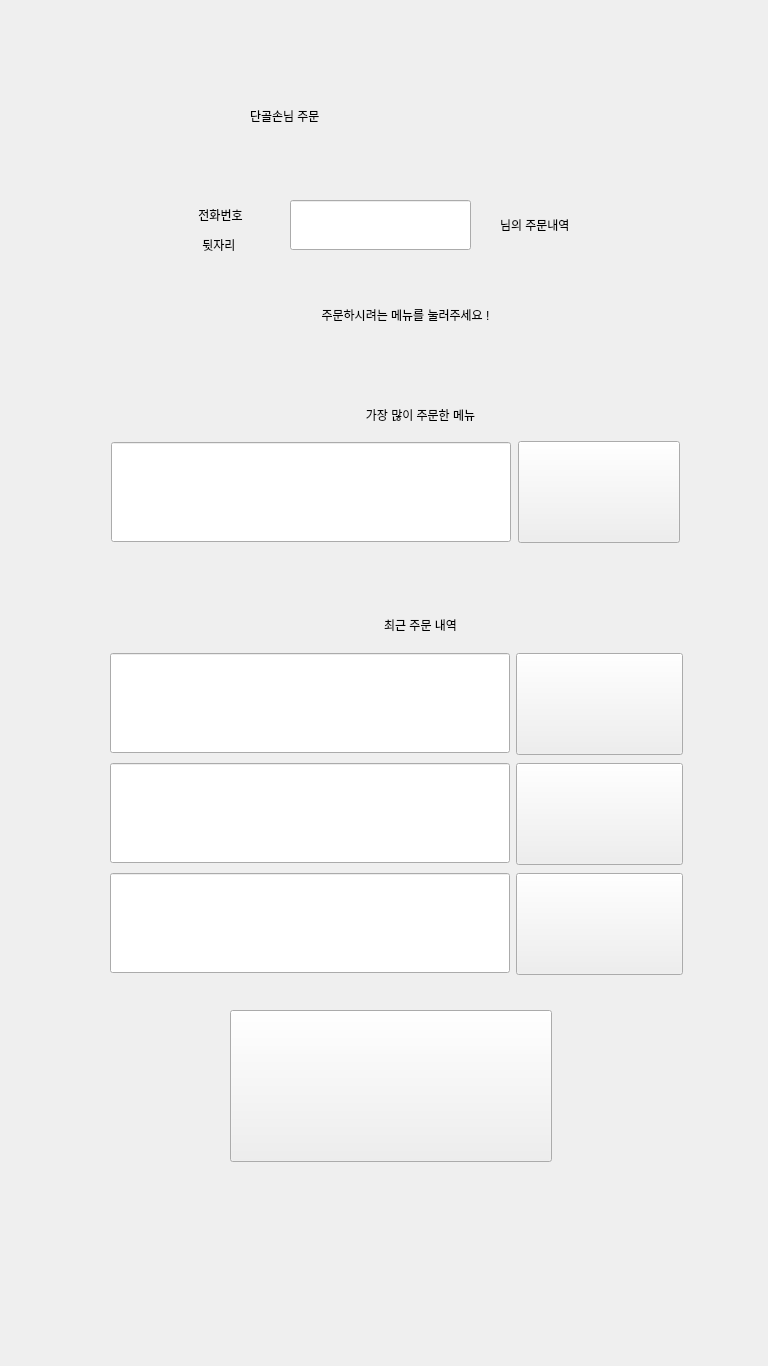
<?xml version="1.0" encoding="UTF-8"?>
<ui version="4.0">
 <class>Form</class>
 <widget class="QWidget" name="Form">
  <property name="geometry">
   <rect>
    <x>0</x>
    <y>0</y>
    <width>768</width>
    <height>1366</height>
   </rect>
  </property>
  <property name="minimumSize">
   <size>
    <width>768</width>
    <height>1366</height>
   </size>
  </property>
  <property name="maximumSize">
   <size>
    <width>768</width>
    <height>1366</height>
   </size>
  </property>
  <property name="windowTitle">
   <string>Form</string>
  </property>
  <property name="styleSheet">
   <string notr="true"/>
  </property>
  <widget class="QLabel" name="rec_label">
   <property name="geometry">
    <rect>
     <x>250</x>
     <y>90</y>
     <width>291</width>
     <height>51</height>
    </rect>
   </property>
   <property name="styleSheet">
    <string notr="true">font: 26pt &quot;Agency FB&quot;;
font: 81 38pt &quot;나눔스퀘어&quot;;</string>
   </property>
   <property name="text">
    <string>단골손님 주문</string>
   </property>
  </widget>
  <widget class="QLabel" name="rec_label_2">
   <property name="geometry">
    <rect>
     <x>170</x>
     <y>200</y>
     <width>101</width>
     <height>60</height>
    </rect>
   </property>
   <property name="minimumSize">
    <size>
     <width>0</width>
     <height>60</height>
    </size>
   </property>
   <property name="maximumSize">
    <size>
     <width>16777215</width>
     <height>60</height>
    </size>
   </property>
   <property name="styleSheet">
    <string notr="true">font: 26pt &quot;Agency FB&quot;;
font: 81 15pt &quot;나눔스퀘어&quot;;</string>
   </property>
   <property name="text">
    <string>&lt;html&gt;&lt;head/&gt;&lt;body&gt;&lt;p align=&quot;center&quot;&gt;전화번호&lt;/p&gt;&lt;p align=&quot;center&quot;&gt;뒷자리 &lt;/p&gt;&lt;/body&gt;&lt;/html&gt;</string>
   </property>
  </widget>
  <widget class="QLineEdit" name="dg_number">
   <property name="geometry">
    <rect>
     <x>290</x>
     <y>200</y>
     <width>181</width>
     <height>50</height>
    </rect>
   </property>
   <property name="minimumSize">
    <size>
     <width>0</width>
     <height>50</height>
    </size>
   </property>
   <property name="maximumSize">
    <size>
     <width>391</width>
     <height>50</height>
    </size>
   </property>
   <property name="alignment">
    <set>Qt::AlignCenter</set>
   </property>
  </widget>
  <widget class="QLabel" name="rec_label_3">
   <property name="geometry">
    <rect>
     <x>100</x>
     <y>280</y>
     <width>611</width>
     <height>71</height>
    </rect>
   </property>
   <property name="styleSheet">
    <string notr="true">font: 26pt &quot;Agency FB&quot;;
font: 81 25pt &quot;나눔스퀘어&quot;;</string>
   </property>
   <property name="text">
    <string>&lt;html&gt;&lt;head/&gt;&lt;body&gt;&lt;p align=&quot;center&quot;&gt;&lt;span style=&quot; font-weight:400;&quot;&gt;주문하시려는 메뉴를 눌러주세요 !&lt;/span&gt;&lt;/p&gt;&lt;/body&gt;&lt;/html&gt;</string>
   </property>
  </widget>
  <widget class="QLabel" name="rec_label_5">
   <property name="geometry">
    <rect>
     <x>290</x>
     <y>400</y>
     <width>261</width>
     <height>31</height>
    </rect>
   </property>
   <property name="styleSheet">
    <string notr="true">font: 26pt &quot;Agency FB&quot;;
font: 81 20pt &quot;나눔스퀘어&quot;;</string>
   </property>
   <property name="text">
    <string>&lt;html&gt;&lt;head/&gt;&lt;body&gt;&lt;p align=&quot;center&quot;&gt;가장 많이 주문한 메뉴&lt;/p&gt;&lt;/body&gt;&lt;/html&gt;</string>
   </property>
  </widget>
  <widget class="QPushButton" name="btn_dg_basic">
   <property name="geometry">
    <rect>
     <x>230</x>
     <y>1010</y>
     <width>322</width>
     <height>152</height>
    </rect>
   </property>
   <property name="minimumSize">
    <size>
     <width>322</width>
     <height>152</height>
    </size>
   </property>
   <property name="maximumSize">
    <size>
     <width>320</width>
     <height>150</height>
    </size>
   </property>
   <property name="styleSheet">
    <string notr="true">font: 81 20pt &quot;나눔스퀘어 ExtraBold&quot;;</string>
   </property>
   <property name="text">
    <string/>
   </property>
  </widget>
  <widget class="QLabel" name="rec_label_6">
   <property name="geometry">
    <rect>
     <x>500</x>
     <y>200</y>
     <width>141</width>
     <height>50</height>
    </rect>
   </property>
   <property name="minimumSize">
    <size>
     <width>0</width>
     <height>50</height>
    </size>
   </property>
   <property name="maximumSize">
    <size>
     <width>16777215</width>
     <height>50</height>
    </size>
   </property>
   <property name="styleSheet">
    <string notr="true">font: 26pt &quot;Agency FB&quot;;
font: 81 15pt &quot;나눔스퀘어&quot;;</string>
   </property>
   <property name="text">
    <string>님의 주문내역</string>
   </property>
  </widget>
  <widget class="QLabel" name="rec_label_7">
   <property name="geometry">
    <rect>
     <x>330</x>
     <y>610</y>
     <width>181</width>
     <height>31</height>
    </rect>
   </property>
   <property name="styleSheet">
    <string notr="true">font: 26pt &quot;Agency FB&quot;;
font: 81 20pt &quot;나눔스퀘어&quot;;</string>
   </property>
   <property name="text">
    <string>&lt;html&gt;&lt;head/&gt;&lt;body&gt;&lt;p align=&quot;center&quot;&gt;최근 주문 내역&lt;/p&gt;&lt;/body&gt;&lt;/html&gt;</string>
   </property>
  </widget>
  <widget class="QWidget" name="layoutWidget">
   <property name="geometry">
    <rect>
     <x>110</x>
     <y>440</y>
     <width>571</width>
     <height>104</height>
    </rect>
   </property>
   <layout class="QHBoxLayout" name="horizontalLayout">
    <item>
     <widget class="QLineEdit" name="dg_most">
      <property name="minimumSize">
       <size>
        <width>400</width>
        <height>100</height>
       </size>
      </property>
      <property name="maximumSize">
       <size>
        <width>400</width>
        <height>100</height>
       </size>
      </property>
     </widget>
    </item>
    <item>
     <widget class="QPushButton" name="btn_dg_most">
      <property name="minimumSize">
       <size>
        <width>162</width>
        <height>102</height>
       </size>
      </property>
      <property name="maximumSize">
       <size>
        <width>162</width>
        <height>102</height>
       </size>
      </property>
      <property name="text">
       <string/>
      </property>
     </widget>
    </item>
   </layout>
  </widget>
  <widget class="QWidget" name="layoutWidget">
   <property name="geometry">
    <rect>
     <x>110</x>
     <y>650</y>
     <width>573</width>
     <height>328</height>
    </rect>
   </property>
   <layout class="QVBoxLayout" name="verticalLayout">
    <item>
     <layout class="QHBoxLayout" name="horizontalLayout_2">
      <item>
       <widget class="QLineEdit" name="dg_last_1">
        <property name="minimumSize">
         <size>
          <width>400</width>
          <height>100</height>
         </size>
        </property>
        <property name="maximumSize">
         <size>
          <width>400</width>
          <height>100</height>
         </size>
        </property>
       </widget>
      </item>
      <item>
       <widget class="QPushButton" name="btn_dg_last_1">
        <property name="minimumSize">
         <size>
          <width>162</width>
          <height>102</height>
         </size>
        </property>
        <property name="maximumSize">
         <size>
          <width>16777215</width>
          <height>100</height>
         </size>
        </property>
        <property name="text">
         <string/>
        </property>
       </widget>
      </item>
     </layout>
    </item>
    <item>
     <layout class="QHBoxLayout" name="horizontalLayout_3">
      <item>
       <widget class="QLineEdit" name="dg_last_2">
        <property name="minimumSize">
         <size>
          <width>400</width>
          <height>100</height>
         </size>
        </property>
        <property name="maximumSize">
         <size>
          <width>400</width>
          <height>100</height>
         </size>
        </property>
       </widget>
      </item>
      <item>
       <widget class="QPushButton" name="btn_dg_last_2">
        <property name="minimumSize">
         <size>
          <width>162</width>
          <height>102</height>
         </size>
        </property>
        <property name="maximumSize">
         <size>
          <width>16777215</width>
          <height>100</height>
         </size>
        </property>
        <property name="text">
         <string/>
        </property>
       </widget>
      </item>
     </layout>
    </item>
    <item>
     <layout class="QHBoxLayout" name="horizontalLayout_4">
      <item>
       <widget class="QLineEdit" name="dg_last_3">
        <property name="minimumSize">
         <size>
          <width>400</width>
          <height>100</height>
         </size>
        </property>
        <property name="maximumSize">
         <size>
          <width>400</width>
          <height>100</height>
         </size>
        </property>
       </widget>
      </item>
      <item>
       <widget class="QPushButton" name="btn_dg_last_3">
        <property name="minimumSize">
         <size>
          <width>162</width>
          <height>102</height>
         </size>
        </property>
        <property name="maximumSize">
         <size>
          <width>16777215</width>
          <height>100</height>
         </size>
        </property>
        <property name="text">
         <string/>
        </property>
       </widget>
      </item>
     </layout>
    </item>
   </layout>
  </widget>
  <widget class="QLabel" name="plz_bg">
   <property name="geometry">
    <rect>
     <x>0</x>
     <y>0</y>
     <width>768</width>
     <height>1366</height>
    </rect>
   </property>
   <property name="minimumSize">
    <size>
     <width>768</width>
     <height>1366</height>
    </size>
   </property>
   <property name="maximumSize">
    <size>
     <width>768</width>
     <height>1366</height>
    </size>
   </property>
   <property name="text">
    <string/>
   </property>
  </widget>
  <zorder>plz_bg</zorder>
  <zorder>rec_label</zorder>
  <zorder>rec_label_2</zorder>
  <zorder>dg_number</zorder>
  <zorder>rec_label_3</zorder>
  <zorder>layoutWidget</zorder>
  <zorder>rec_label_5</zorder>
  <zorder>layoutWidget</zorder>
  <zorder>btn_dg_basic</zorder>
  <zorder>rec_label_6</zorder>
  <zorder>rec_label_7</zorder>
 </widget>
 <resources>
  <include location="mainbg.qrc"/>
 </resources>
 <connections/>
</ui>
